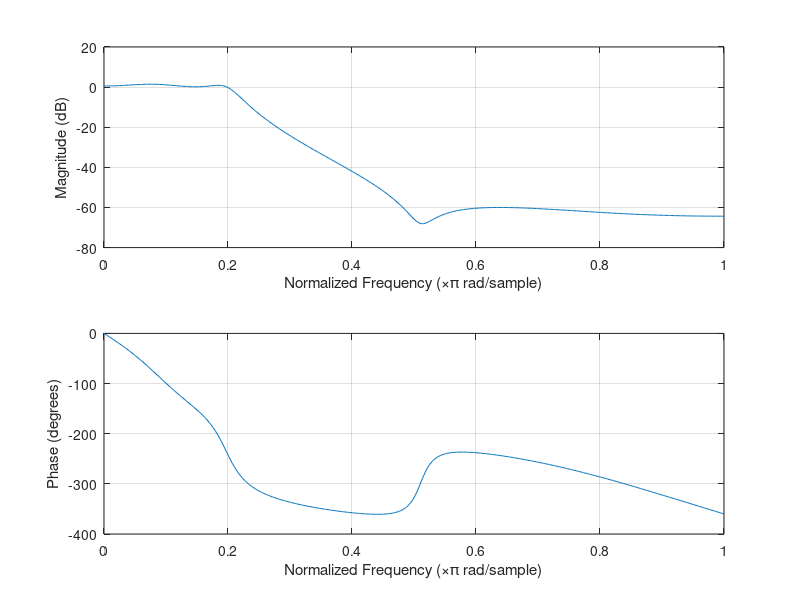

Reproduce this figure in MATLAB.
num = [0.0018, 0.0073, 0.011, 0.007, 0.008];
den = [1, -3.0544, 3.8291, -2.2925, 0.55072];

zplane(num, den);
sosMatrix = tf2sos(num, den);
freqz(num, den);